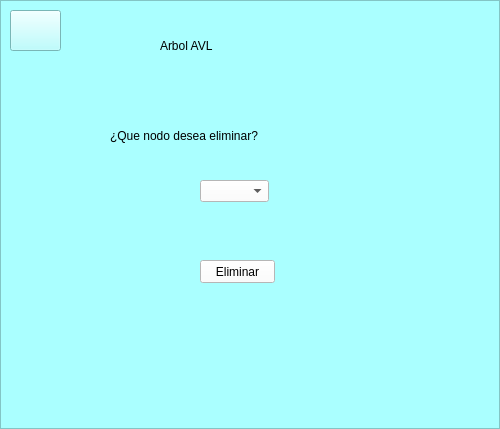
<?xml version="1.0" encoding="UTF-8"?>
<ui version="4.0">
 <class>MainWindow</class>
 <widget class="QMainWindow" name="MainWindow">
  <property name="geometry">
   <rect>
    <x>0</x>
    <y>0</y>
    <width>500</width>
    <height>429</height>
   </rect>
  </property>
  <property name="windowTitle">
   <string>MainWindow</string>
  </property>
  <widget class="QWidget" name="centralwidget">
   <layout class="QVBoxLayout" name="verticalLayout">
    <property name="spacing">
     <number>0</number>
    </property>
    <property name="leftMargin">
     <number>0</number>
    </property>
    <property name="topMargin">
     <number>0</number>
    </property>
    <property name="rightMargin">
     <number>0</number>
    </property>
    <property name="bottomMargin">
     <number>0</number>
    </property>
    <item>
     <widget class="QFrame" name="frame">
      <property name="styleSheet">
       <string notr="true">background-color: rgb(170, 255, 255);</string>
      </property>
      <property name="frameShape">
       <enum>QFrame::StyledPanel</enum>
      </property>
      <property name="frameShadow">
       <enum>QFrame::Raised</enum>
      </property>
      <widget class="QLabel" name="label">
       <property name="geometry">
        <rect>
         <x>160</x>
         <y>20</y>
         <width>141</width>
         <height>51</height>
        </rect>
       </property>
       <property name="styleSheet">
        <string notr="true">font: 75 24pt &quot;MS Shell Dlg 2&quot;;</string>
       </property>
       <property name="text">
        <string>Arbol AVL</string>
       </property>
      </widget>
      <widget class="QLabel" name="label_3">
       <property name="geometry">
        <rect>
         <x>110</x>
         <y>120</y>
         <width>261</width>
         <height>31</height>
        </rect>
       </property>
       <property name="styleSheet">
        <string notr="true">font: 75 16pt &quot;MS Shell Dlg 2&quot;;</string>
       </property>
       <property name="text">
        <string>¿Que nodo desea eliminar?</string>
       </property>
      </widget>
      <widget class="QComboBox" name="comboBox">
       <property name="geometry">
        <rect>
         <x>200</x>
         <y>180</y>
         <width>69</width>
         <height>22</height>
        </rect>
       </property>
       <property name="styleSheet">
        <string notr="true">background-color: rgb(255, 255, 255);</string>
       </property>
      </widget>
      <widget class="QPushButton" name="pushButton">
       <property name="geometry">
        <rect>
         <x>200</x>
         <y>260</y>
         <width>75</width>
         <height>23</height>
        </rect>
       </property>
       <property name="styleSheet">
        <string notr="true">background-color: rgb(255, 255, 255);
font: 14pt &quot;MS Shell Dlg 2&quot;;</string>
       </property>
       <property name="text">
        <string>Eliminar</string>
       </property>
      </widget>
      <widget class="QPushButton" name="pushButton_2">
       <property name="geometry">
        <rect>
         <x>10</x>
         <y>10</y>
         <width>51</width>
         <height>41</height>
        </rect>
       </property>
       <property name="text">
        <string/>
       </property>
       <property name="icon">
        <iconset>
         <normaloff>descarga.png</normaloff>descarga.png</iconset>
       </property>
       <property name="iconSize">
        <size>
         <width>32</width>
         <height>32</height>
        </size>
       </property>
      </widget>
     </widget>
    </item>
   </layout>
  </widget>
 </widget>
 <resources/>
 <connections/>
</ui>
